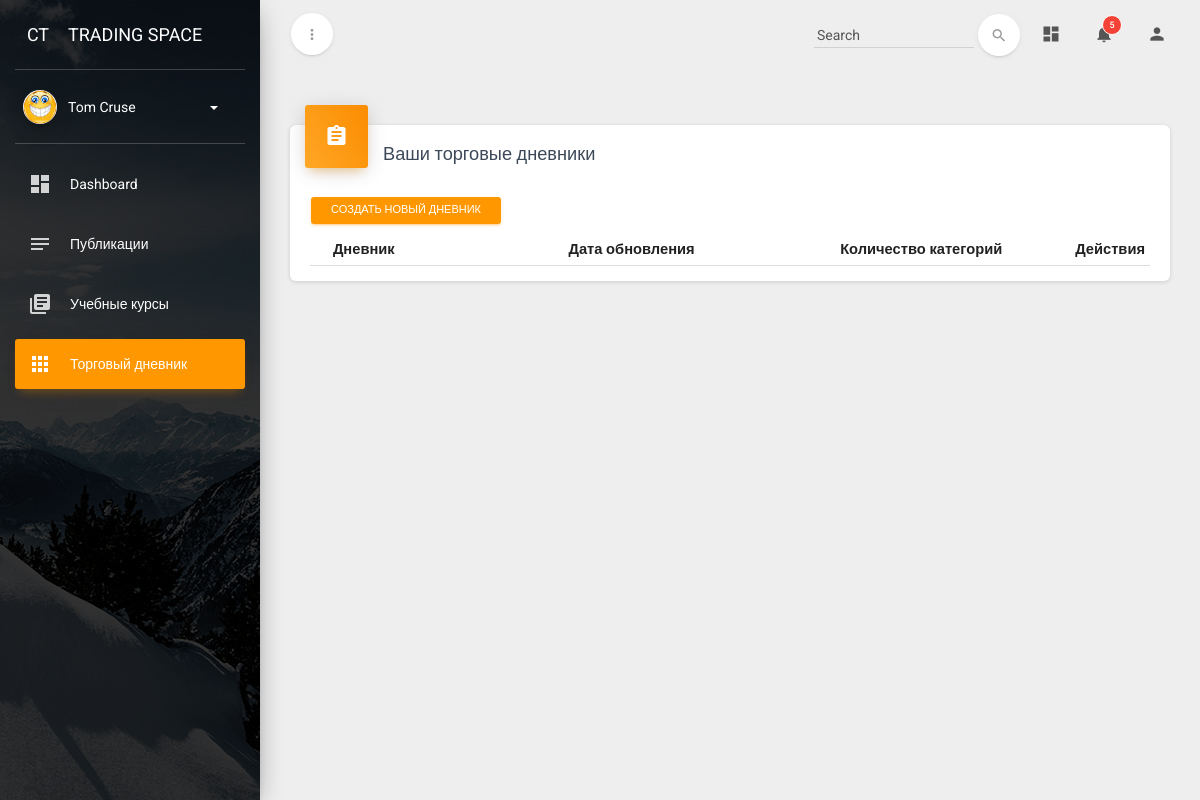
Page /diary/ (signed in) on the earlier database version.
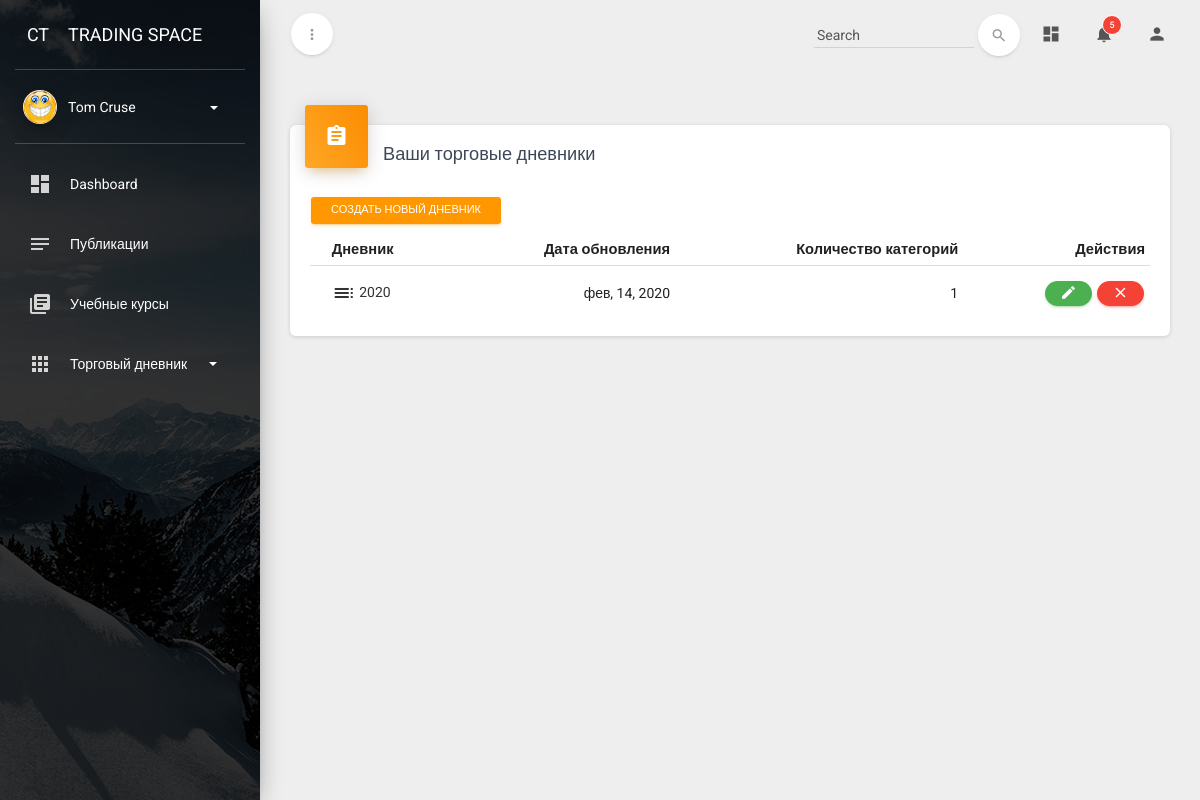
Same page on the later database version.
### diary/models.py (models this page shows, shortened)
class DiaryCategory(models.Model):
    name = models.CharField(default='Новый дневник', max_length=150, db_index=True, verbose_name='Название дневника')
    author = models.ForeignKey(User, default=None, on_delete=models.CASCADE, verbose_name='Автор дневника')
    cat_img = models.ImageField(default='diary_img/diary.jpeg', upload_to='diary_img',
                                verbose_name='Изображение категории')
    update_date = models.DateTimeField(auto_now=True, verbose_name='Дата обновления')
    class Meta:
        verbose_name = 'Дневник'
        verbose_name_plural = 'Дневники'
    def get_absolute_url(self):
        return reverse('diary_cat_detail', kwargs={'cat_pk': self.pk})

### diary/views.py (the view)
# urls.py: path('', DiaryCategoryView.as_view(), name='diary_cat_list'),
class DiaryCategoryView(LoginRequiredMixin, ListView):
    model = DiaryCategory
    template_name = 'diary/diarycategory_list.html'
    def get_queryset(self):
        return DiaryCategory.objects.filter(author=self.request.user)

### diary/templatetags/diary_tags.py (called while the page is built)
@register.simple_tag(takes_context=True)
def get_categories(context):
    user = context['user']
    return DiaryCategory.objects.filter(author=user)

### templates/diary/diarycategory_list.html (shortened to what this page needs)
{% extends 'base_profile.html' %}
{% load static %}
{% block content %}
    <div class="content">
        <div class="container-fluid">
            <div class="row">
                <div class="col-md-12">
                    <div class="card">
                        <div class="card-header card-header-icon" data-background-color="orange">
                            <a href="{% url 'diary_cat_create' %}"> <i class="material-icons">assignment</i> </a>
                        </div>
                        <div class="card-content">
                            <h4 class="card-title">Ваши торговые дневники</h4>
                            <a class="btn btn-warning btn-sm" href="{% url 'diary_cat_create' %}">Создать новый
                                дневник</a>
                            <div class="table-responsive">
                                <table class="table">
                                    <thead>
                                    <tr>
                                        <th></th>
                                        <th>Дневник</th>
                                        <th class="text-right">Дата обновления</th>
                                        <th class="text-right">Количество категорий</th>
                                        <th class="text-right">Действия</th>
                                    </tr>
                                    </thead>
                                    <tbody>
                                    {% for category in object_list %}
                                        <tr>
                                            <td></td>
                                            <td><a href="{{ category.get_absolute_url }}"><i class="material-icons">
                                            </i> {{ category.name }}</a></td>
                                            <td class="text-right"> {{ category.update_date|date:'b, d, Y' }}</td>
                                            <td class="text-right">{{ category.diarysubcategory_set.count }}</td>
                                            <td class="text-right">
                                                <a href="{% url 'diary_cat_update'  cat_pk=category.id %}"
                                                   class="btn btn-success btn-round btn-xs">
                                                    <i class="material-icons">edit</i></a>
                                                <a href="{% url 'diary_cat_delete' cat_pk=category.id %}"
                                                   class="btn btn-danger btn-round btn-xs">
                                                    <i class="material-icons">close</i></a>
                                            </td>
                                        </tr>
                                    {% endfor %}
                                    </tbody>
                                </table>
                            </div>
                        </div>
                    </div>
                </div>
            </div>
        </div>
{% endblock %}

### templates/base_profile.html (shortened to what the changed rows need)
<!doctype html>
{% load static %}
{% load diary_tags %}
<html lang="en">
<head>
    <link href="{% static 'assets/css/bootstrap.min.css' %}" rel="stylesheet"/>
    <link href="{% static 'assets/css/material-dashboard.css' %}" rel="stylesheet"/>
    <link href="https://maxcdn.bootstrapcdn.com/font-awesome/latest/css/font-awesome.min.css" rel="stylesheet">
</head>
<body>
<div class="wrapper">
    <div class="sidebar" data-active-color="orange" data-background-color="black"
         data-image="{% static 'assets/img/sidebar-1.jpg' %}">
        <div class="sidebar-wrapper">
            <ul class="nav">
                {% get_categories as categories %}
                {% if categories.count > 0 %}
                    <li>
                        <a data-toggle="collapse" href="#componentsExamples">
                            <i class="material-icons">apps</i>
                            <p> Торговый дневник
                                <b class="caret"></b>
                            </p>
                        </a>
                    </li>
                {% else %}
                    <li>
                        <a href="{% url 'diary_cat_list' %}">
                            <i class="material-icons">apps</i>
                            <p> Торговый дневник</p>
                        </a>
                    </li>
                {% endif %}
            </ul>
        </div>
    </div>
    <div class="main-panel">
        {% block content %}
        {% endblock %}
    </div>
</div>
</body>
</html>

Differences in the rows shown:
added DiaryCategory: name "2020", update_date "фев, 14, 2020", diarysubcategory_set.count "1"
